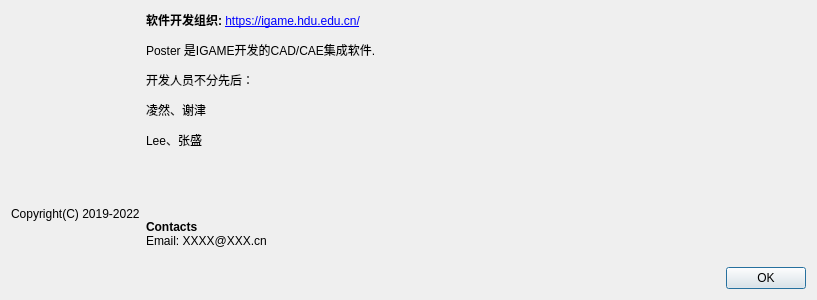
<?xml version="1.0" encoding="UTF-8"?>
<ui version="4.0">
 <class>AboutDialog</class>
 <widget class="QDialog" name="AboutDialog">
  <property name="geometry">
   <rect>
    <x>0</x>
    <y>0</y>
    <width>811</width>
    <height>283</height>
   </rect>
  </property>
  <property name="windowTitle">
   <string>关于IGAME-POSTER</string>
  </property>
  <layout class="QGridLayout" name="gridLayout">
   <item row="2" column="0">
    <widget class="QLabel" name="labelVCGDescription">
     <property name="sizePolicy">
      <sizepolicy hsizetype="MinimumExpanding" vsizetype="Preferred">
       <horstretch>0</horstretch>
       <verstretch>0</verstretch>
      </sizepolicy>
     </property>
     <property name="text">
      <string>&lt;html&gt;&lt;head/&gt;&lt;body&gt;&lt;p&gt;Copyright(C) 2019-2022&lt;/p&gt;&lt;p&gt;&lt;br/&gt;&lt;/p&gt;&lt;/body&gt;&lt;/html&gt;</string>
     </property>
     <property name="openExternalLinks">
      <bool>true</bool>
     </property>
    </widget>
   </item>
   <item row="5" column="4">
    <widget class="QDialogButtonBox" name="buttonBox">
     <property name="orientation">
      <enum>Qt::Horizontal</enum>
     </property>
     <property name="standardButtons">
      <set>QDialogButtonBox::Ok</set>
     </property>
    </widget>
   </item>
   <item row="1" column="0">
    <widget class="QLabel" name="labelMLLogo">
     <property name="sizePolicy">
      <sizepolicy hsizetype="Fixed" vsizetype="Fixed">
       <horstretch>0</horstretch>
       <verstretch>0</verstretch>
      </sizepolicy>
     </property>
     <property name="text">
      <string/>
     </property>
     <property name="pixmap">
      <pixmap resource="Turbine_Blade.qrc">:/Ticon/Resources/iGameLogo.png</pixmap>
     </property>
     <property name="alignment">
      <set>Qt::AlignCenter</set>
     </property>
    </widget>
   </item>
   <item row="1" column="1">
    <widget class="QLabel" name="label">
     <property name="enabled">
      <bool>true</bool>
     </property>
     <property name="sizePolicy">
      <sizepolicy hsizetype="Expanding" vsizetype="Fixed">
       <horstretch>0</horstretch>
       <verstretch>0</verstretch>
      </sizepolicy>
     </property>
     <property name="minimumSize">
      <size>
       <width>574</width>
       <height>0</height>
      </size>
     </property>
     <property name="text">
      <string>&lt;!DOCTYPE HTML PUBLIC &quot;-//W3C//DTD HTML 4.0//EN&quot; &quot;http://www.w3.org/TR/REC-html40/strict.dtd&quot;&gt;
&lt;html&gt;&lt;head&gt;&lt;meta name=&quot;qrichtext&quot; content=&quot;1&quot; /&gt;&lt;style type=&quot;text/css&quot;&gt;
p, li { white-space: pre-wrap; }
&lt;/style&gt;&lt;/head&gt;&lt;body style=&quot; font-family:'SimSun'; font-size:9pt; font-weight:400; font-style:normal;&quot;&gt;
&lt;p style=&quot; margin-top:12px; margin-bottom:12px; margin-left:0px; margin-right:0px; -qt-block-indent:0; text-indent:0px;&quot;&gt;&lt;span style=&quot; font-weight:600;&quot;&gt;软件开发组织: &lt;/span&gt;&lt;a href=&quot;https://igame.hdu.edu.cn/&quot;&gt;&lt;span style=&quot; text-decoration: underline; color:#0000ff;&quot;&gt;https://igame.hdu.edu.cn/&lt;/span&gt;&lt;/a&gt;&lt;/p&gt;
&lt;p style=&quot; margin-top:12px; margin-bottom:12px; margin-left:0px; margin-right:0px; -qt-block-indent:0; text-indent:0px;&quot;&gt;Poster 是IGAME开发的CAD/CAE集成软件. &lt;/p&gt;
&lt;p style=&quot; margin-top:12px; margin-bottom:12px; margin-left:0px; margin-right:0px; -qt-block-indent:0; text-indent:0px;&quot;&gt;开发人员不分先后：&lt;/p&gt;
&lt;p style=&quot; margin-top:12px; margin-bottom:12px; margin-left:0px; margin-right:0px; -qt-block-indent:0; text-indent:0px;&quot;&gt;凌然、谢津&lt;/p&gt;
&lt;p style=&quot; margin-top:12px; margin-bottom:12px; margin-left:0px; margin-right:0px; -qt-block-indent:0; text-indent:0px;&quot;&gt;Lee、张盛&lt;/p&gt;
&lt;p style=&quot;-qt-paragraph-type:empty; margin-top:12px; margin-bottom:12px; margin-left:0px; margin-right:0px; -qt-block-indent:0; text-indent:0px;&quot;&gt;&lt;br /&gt;&lt;/p&gt;
&lt;p style=&quot;-qt-paragraph-type:empty; margin-top:12px; margin-bottom:12px; margin-left:0px; margin-right:0px; -qt-block-indent:0; text-indent:0px;&quot;&gt;&lt;br /&gt;&lt;/p&gt;&lt;/body&gt;&lt;/html&gt;</string>
     </property>
     <property name="alignment">
      <set>Qt::AlignLeading|Qt::AlignLeft|Qt::AlignTop</set>
     </property>
     <property name="wordWrap">
      <bool>true</bool>
     </property>
     <property name="margin">
      <number>3</number>
     </property>
     <property name="openExternalLinks">
      <bool>true</bool>
     </property>
    </widget>
   </item>
   <item row="2" column="1">
    <widget class="QLabel" name="labelVCGDescription_2">
     <property name="text">
      <string>&lt;html&gt;&lt;head/&gt;&lt;body&gt;&lt;p&gt;&lt;span style=&quot; font-weight:600;&quot;&gt;Contacts&lt;/span&gt;&lt;br/&gt;Email: XXXX@XXX.cn&lt;/p&gt;&lt;/body&gt;&lt;/html&gt;</string>
     </property>
     <property name="wordWrap">
      <bool>true</bool>
     </property>
     <property name="openExternalLinks">
      <bool>true</bool>
     </property>
    </widget>
   </item>
  </layout>
 </widget>
 <resources>
  <include location="Turbine_Blade.qrc"/>
  <include location="Turbine_Blade.qrc"/>
 </resources>
 <connections>
  <connection>
   <sender>buttonBox</sender>
   <signal>accepted()</signal>
   <receiver>AboutDialog</receiver>
   <slot>accept()</slot>
   <hints>
    <hint type="sourcelabel">
     <x>248</x>
     <y>254</y>
    </hint>
    <hint type="destinationlabel">
     <x>157</x>
     <y>274</y>
    </hint>
   </hints>
  </connection>
  <connection>
   <sender>buttonBox</sender>
   <signal>rejected()</signal>
   <receiver>AboutDialog</receiver>
   <slot>reject()</slot>
   <hints>
    <hint type="sourcelabel">
     <x>316</x>
     <y>260</y>
    </hint>
    <hint type="destinationlabel">
     <x>286</x>
     <y>274</y>
    </hint>
   </hints>
  </connection>
 </connections>
</ui>
